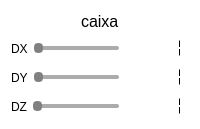
         <widget class="QFrame" name="frame_5">
          <property name="styleSheet">
           <string notr="true">background-color: rgb(255, 255, 255);
border-radius:5px;</string>
          </property>
          <property name="frameShape">
           <enum>QFrame::StyledPanel</enum>
          </property>
          <property name="frameShadow">
           <enum>QFrame::Raised</enum>
          </property>
          <layout class="QVBoxLayout" name="verticalLayout_9">
           <item>
            <layout class="QHBoxLayout" name="horizontalLayout_22">
             <item>
              <spacer name="horizontalSpacer_8">
               <property name="orientation">
                <enum>Qt::Horizontal</enum>
               </property>
               <property name="sizeHint" stdset="0">
                <size>
                 <width>40</width>
                 <height>20</height>
                </size>
               </property>
              </spacer>
             </item>
             <item>
              <widget class="QLabel" name="label_16">
               <property name="font">
                <font>
                 <pointsize>12</pointsize>
                </font>
               </property>
               <property name="text">
                <string>caixa</string>
               </property>
              </widget>
             </item>
             <item>
              <spacer name="horizontalSpacer_7">
               <property name="orientation">
                <enum>Qt::Horizontal</enum>
               </property>
               <property name="sizeHint" stdset="0">
                <size>
                 <width>40</width>
                 <height>20</height>
                </size>
               </property>
              </spacer>
             </item>
            </layout>
           </item>
           <item>
            <layout class="QHBoxLayout" name="horizontalLayout_16" stretch="10,80,10">
             <item>
              <widget class="QLabel" name="label_13">
               <property name="text">
                <string>DX</string>
               </property>
              </widget>
             </item>
             <item>
              <widget class="QSlider" name="horizontalSliderDXCubo">
               <property name="styleSheet">
                <string notr="true">QSlider::groove:horizontal { 
	background-color: rgb(172, 172, 172);
	height: 4px; 
	border-radius: 2px;
}

QSlider::handle:horizontal { 
	background-color: gray; 
	border: 2px solid gray; 
	width: 5px; 
	height: 5px; 
	margin-top: -3px; 
	margin-bottom: -3px; 
	border-radius: 4px; 
}
</string>
               </property>
               <property name="minimum">
                <number>1</number>
               </property>
               <property name="value">
                <number>1</number>
               </property>
               <property name="orientation">
                <enum>Qt::Horizontal</enum>
               </property>
              </widget>
             </item>
             <item>
              <widget class="QLCDNumber" name="lcdNumber_5">
               <property name="styleSheet">
                <string notr="true">color: rgb(0, 0, 0);</string>
               </property>
               <property name="segmentStyle">
                <enum>QLCDNumber::Flat</enum>
               </property>
               <property name="value" stdset="0">
                <double>1.000000000000000</double>
               </property>
              </widget>
             </item>
            </layout>
           </item>
           <item>
            <layout class="QHBoxLayout" name="horizontalLayout_17" stretch="10,80,10">
             <item>
              <widget class="QLabel" name="label_14">
               <property name="text">
                <string>DY</string>
               </property>
              </widget>
             </item>
             <item>
              <widget class="QSlider" name="horizontalSliderDYCubo">
               <property name="styleSheet">
                <string notr="true">QSlider::groove:horizontal { 
	background-color: rgb(172, 172, 172);
	height: 4px; 
	border-radius: 2px;
}

QSlider::handle:horizontal { 
	background-color: gray; 
	border: 2px solid gray; 
	width: 5px; 
	height: 5px; 
	margin-top: -3px; 
	margin-bottom: -3px; 
	border-radius: 4px; 
}
</string>
               </property>
               <property name="minimum">
                <number>1</number>
               </property>
               <property name="value">
                <number>1</number>
               </property>
               <property name="orientation">
                <enum>Qt::Horizontal</enum>
               </property>
              </widget>
             </item>
             <item>
              <widget class="QLCDNumber" name="lcdNumber_6">
               <property name="styleSheet">
                <string notr="true">color: rgb(0, 0, 0);</string>
               </property>
               <property name="digitCount">
                <number>5</number>
               </property>
               <property name="segmentStyle">
                <enum>QLCDNumber::Flat</enum>
               </property>
               <property name="value" stdset="0">
                <double>1.000000000000000</double>
               </property>
              </widget>
             </item>
            </layout>
           </item>
           <item>
            <layout class="QHBoxLayout" name="horizontalLayout_18" stretch="10,80,10">
             <item>
              <widget class="QLabel" name="label_15">
               <property name="text">
                <string>DZ</string>
               </property>
              </widget>
             </item>
             <item>
              <widget class="QSlider" name="horizontalSliderDZCubo">
               <property name="styleSheet">
                <string notr="true">QSlider::groove:horizontal { 
	background-color: rgb(172, 172, 172);
	height: 4px; 
	border-radius: 2px;
}

QSlider::handle:horizontal { 
	background-color: gray; 
	border: 2px solid gray; 
	width: 5px; 
	height: 5px; 
	margin-top: -3px; 
	margin-bottom: -3px; 
	border-radius: 4px; 
}
</string>
               </property>
               <property name="minimum">
                <number>1</number>
               </property>
               <property name="value">
                <number>1</number>
               </property>
               <property name="orientation">
                <enum>Qt::Horizontal</enum>
               </property>
              </widget>
             </item>
             <item>
              <widget class="QLCDNumber" name="lcdNumber_7">
               <property name="styleSheet">
                <string notr="true">color: rgb(0, 0, 0);</string>
               </property>
               <property name="segmentStyle">
                <enum>QLCDNumber::Flat</enum>
               </property>
               <property name="value" stdset="0">
                <double>1.000000000000000</double>
               </property>
              </widget>
             </item>
            </layout>
           </item>
          </layout>
         </widget>
